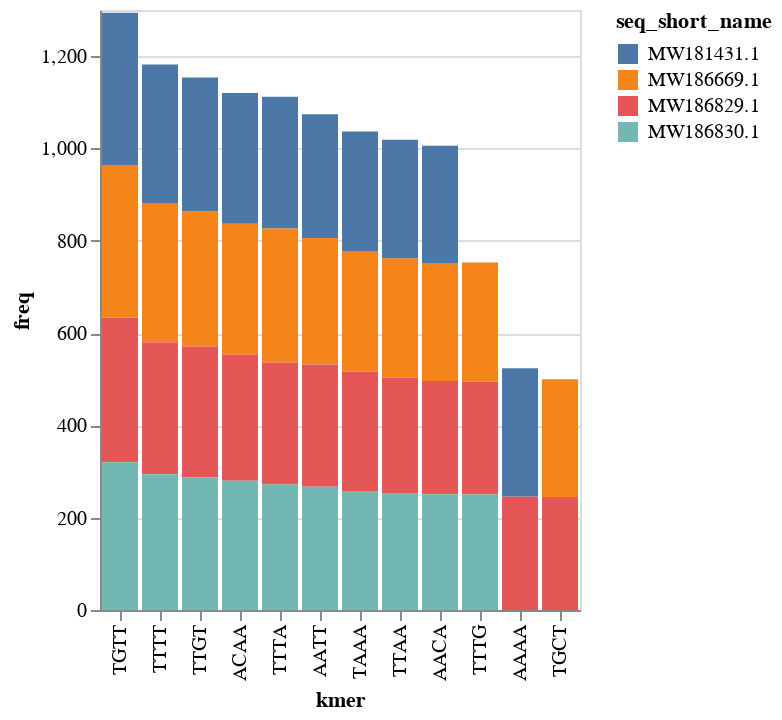

Notebook code for this chart:
### Code cell
top_n_kmeros_barchart(seqs, k=4, top_n=10)

### Figure 1 — Vega-Lite specification as saved in the notebook (floating-point values rounded to 4 significant figures)
{"config": {"view": {"continuousWidth": 400, "continuousHeight": 300}}, "data": {"values": [{"seq_short_name": "MW186669.1 ", "kmer": "TTTA", "freq": 291}, {"seq_short_name": "MW186669.1 ", "kmer": "AACA", "freq": 256}, {"seq_short_name": "MW186669.1 ", "kmer": "ACAA", "freq": 284}, {"seq_short_name": "MW186669.1 ", "kmer": "TTGT", "freq": 293}, {"seq_short_name": "MW186669.1 ", "kmer": "TGTT", "freq": 331}, {"seq_short_name": "MW186669.1 ", "kmer": "TAAA", "freq": 262}, {"seq_short_name": "MW186669.1 ", "kmer": "TTAA", "freq": 258}, {"seq_short_name": "MW186669.1 ", "kmer": "TGCT", "freq": 255}, {"seq_short_name": "MW186669.1 ", "kmer": "AATT", "freq": 274}, {"seq_short_name": "MW186669.1 ", "kmer": "TTTT", "freq": 302}, {"seq_short_name": "MW186669.1 ", "kmer": "TTTG", "freq": 258}, {"seq_short_name": "MW186829.1 ", "kmer": "TTGT", "freq": 284}, {"seq_short_name": "MW186829.1 ", "kmer": "TGTT", "freq": 313}, {"seq_short_name": "MW186829.1 ", "kmer": "TAAA", "freq": 258}, {"seq_short_name": "MW186829.1 ", "kmer": "AACA", "freq": 245}, {"seq_short_name": "MW186829.1 ", "kmer": "ACAA", "freq": 273}, {"seq_short_name": "MW186829.1 ", "kmer": "TTTT", "freq": 286}, {"seq_short_name": "MW186829.1 ", "kmer": "TTTA", "freq": 264}, {"seq_short_name": "MW186829.1 ", "kmer": "TTAA", "freq": 252}, {"seq_short_name": "MW186829.1 ", "kmer": "TGCT", "freq": 245}, {"seq_short_name": "MW186829.1 ", "kmer": "AATT", "freq": 265}, {"seq_short_name": "MW186829.1 ", "kmer": "TTTG", "freq": 245}, {"seq_short_name": "MW186829.1 ", "kmer": "AAAA", "freq": 246}, {"seq_short_name": "MW186830.1 ", "kmer": "TTGT", "freq": 287}, {"seq_short_name": "MW186830.1 ", "kmer": "TGTT", "freq": 320}, {"seq_short_name": "MW186830.1 ", "kmer": "AACA", "freq": 251}, {"seq_short_name": "MW186830.1 ", "kmer": "TTTA", "freq": 272}, {"seq_short_name": "MW186830.1 ", "kmer": "TTAA", "freq": 252}, {"seq_short_name": "MW186830.1 ", "kmer": "TAAA", "freq": 258}, {"seq_short_name": "MW186830.1 ", "kmer": "AATT", "freq": 267}, {"seq_short_name": "MW186830.1 ", "kmer": "TTTT", "freq": 294}, {"seq_short_name": "MW186830.1 ", "kmer": "TTTG", "freq": 250}, {"seq_short_name": "MW186830.1 ", "kmer": "ACAA", "freq": 280}, {"seq_short_name": "MW181431.1 ", "kmer": "TTTA", "freq": 285}, {"seq_short_name": "MW181431.1 ", "kmer": "AACA", "freq": 254}, {"seq_short_name": "MW181431.1 ", "kmer": "ACAA", "freq": 283}, {"seq_short_name": "MW181431.1 ", "kmer": "TTGT", "freq": 290}, {"seq_short_name": "MW181431.1 ", "kmer": "TGTT", "freq": 330}, {"seq_short_name": "MW181431.1 ", "kmer": "TAAA", "freq": 259}, {"seq_short_name": "MW181431.1 ", "kmer": "TTAA", "freq": 257}, {"seq_short_name": "MW181431.1 ", "kmer": "AAAA", "freq": 278}, {"seq_short_name": "MW181431.1 ", "kmer": "AATT", "freq": 268}, {"seq_short_name": "MW181431.1 ", "kmer": "TTTT", "freq": 300}]}, "mark": "bar", "encoding": {"color": {"type": "nominal", "field": "seq_short_name"}, "tooltip": [{"type": "nominal", "field": "seq_short_name"}, {"type": "quantitative", "field": "freq"}], "x": {"type": "nominal", "field": "kmer", "sort": {"field": "freq", "op": "sum", "order": "descending"}}, "y": {"type": "quantitative", "field": "freq"}}, "$schema": "https://vega.github.io/schema/vega-lite/v4.8.1.json"}
